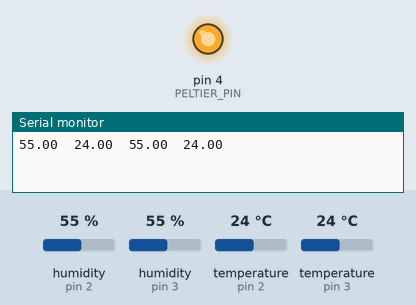
Bench run of a sketch on a simulated Arduino Uno, built with avr-gcc and run on an emulated ATmega328P. Shown: output pins drawn as LEDs (lit = HIGH), the last lines printed to the serial monitor. Inputs (shaded band) come from the test bench; at power-on: temperature (sensors on pin 2, pin 3) 24 °C, humidity (sensors on pin 2, pin 3) 55 %.

Above: at 1.2 s.
1.3 s: temperature (sensor on pin 2) set to 22.5 °C
At 3.2 s:
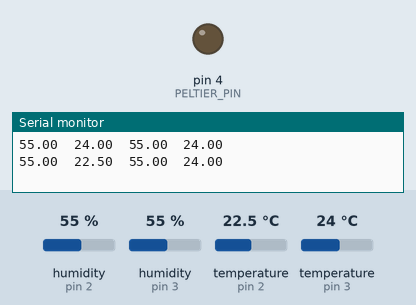
3.5 s: temperature (sensor on pin 2) set to 28 °C
At 4.9 s:
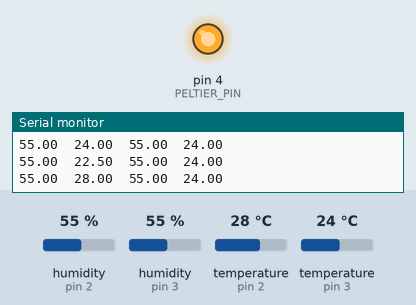
5.5 s: temperature (sensor on pin 2) set to 12 °C
At 7.5 s:
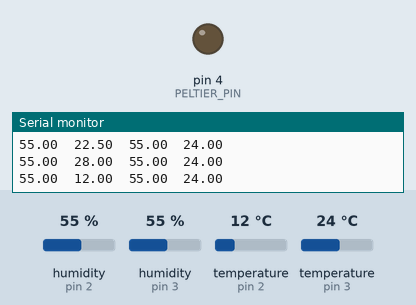
Timing chart, 0 to 9.0 s (numbered marks = the images above; inputs shaded):
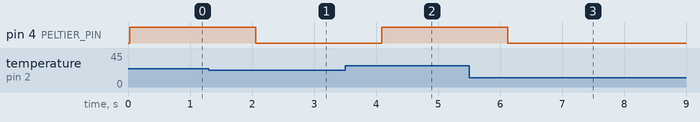

Measured:
- the behaviour switches between 23 and 22.9 °C on temperature (sensor on pin 2) (found by bisection; images 0 and 1)
- after the input at 1.3 s, pin 4 (PELTIER_PIN): HIGH → LOW after 0.76 s
- after the input at 3.5 s, pin 4 (PELTIER_PIN): LOW → HIGH after 0.59 s
- after the input at 5.5 s, pin 4 (PELTIER_PIN): HIGH → LOW after 0.62 s

The sketch:

serialprint.ino
```cpp
#include "DHT.h"

/*
 * CAPTEUR INTERIEUR
 */
#define DHTPIN_INT 2
#define DHTTYPE_INT DHT22
DHT dht_int(DHTPIN_INT, DHTTYPE_INT);

/*
 * CAPTEUR EXTERIEUR
 */
#define DHTPIN_EXT 3
#define DHTTYPE_EXT DHT11
DHT dht_ext(DHTPIN_EXT, DHTTYPE_EXT);

/*
 * MODULE PELTIER
 */
#define PELTIER_PIN 4
#define CONSIGNE_BASE 23

int consigne = 0;


void setup() {
  Serial.begin(9600);
  dht_int.begin();
  dht_ext.begin();
  pinMode(PELTIER_PIN, OUTPUT);
} // FIN DE LA FONCTION SETUP


void loop() {

  // MESURE INTERIEURE
  float h_int = dht_int.readHumidity();
  float t_int = dht_int.readTemperature();

  // MESURE EXTERIEUR
  float h_ext = dht_ext.readHumidity();
  float t_ext = dht_ext.readTemperature();

  // GESTION DES ERREURS POUR LES DEUX CAPTEURS (A DECOMMENTER SI BESOIN DE TEST BRANCHEMENT)
  /*
    if (isnan(h_int) || isnan(t_int)) {
      Serial.println("Erreur de lecture capteur interne!");
      return;
    }
    else if (isnan(h_ext) || isnan(t_ext)) {
      Serial.println("Erreur de lecture capteur externe!");
      return;
    }
   */

  // ENVOIE DES MESURES SOUS LA FORME (HUMIDITE_INT  TEMPERATURE_INT HUMIDITE_EXT  TEMPERATURE_EXT)
  Serial.print(h_int);
  Serial.print("\t");
  Serial.print(t_int);
  Serial.print("\t");
  Serial.print(h_ext);
  Serial.print("\t");
  Serial.println(t_ext);


  if (Serial.available() > 0) {
      consigne = Serial.read();
  }

  if(t_int < CONSIGNE_BASE && consigne == 0 ||
     t_int < consigne && consigne != 0) {
     digitalWrite(PELTIER_PIN, LOW);
  }
  else {
     digitalWrite(PELTIER_PIN, HIGH);
  }


  // ATTENTE DE 2SECONDES ENTRE CHAQUE MESURE
  delay(2000);

} // FIN DE LA FONCTION LOOP
```
